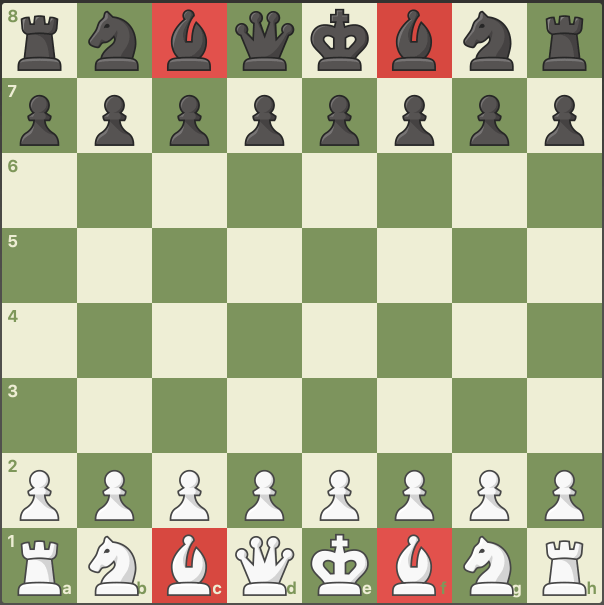
#> input picture Keypoints detections/chess.png, 1208 x 1210 px (shown at 1/2 size)
$ python Fast_detection.py
#> lines starting #> are read from the running program, lines starting #| are printed output that depends on the picture
import cv2 as cv
import numpy as np
import matplotlib.pyplot as plt

def rescaleFrame(frame, scale=0.75):
    height = int(frame.shape[0]*scale)
    width = int(frame.shape[1]*scale)
    dimension = (width, height)
    return cv.resize(frame, dimension, interpolation= cv.INTER_AREA)


img = cv.imread("chess.png")
#> img is the input picture: shape (1210, 1208, 3); mean B, G, R 145.8, 178.3, 175.3
img = rescaleFrame(img, scale=0.5)
#> in rescaleFrame, `return cv.resize(frame, dimension, interpolation= cv.INTER_AREA)`:
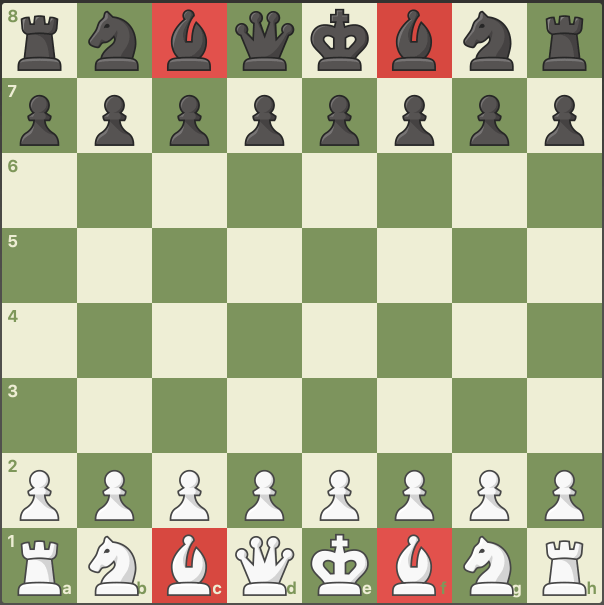
#> returned value: shape (605, 604, 3); mean of channels 0, 1, 2 145.8, 178.3, 175.3; drawn as B, G, R

gray = cv.imread("chess.png", 0)
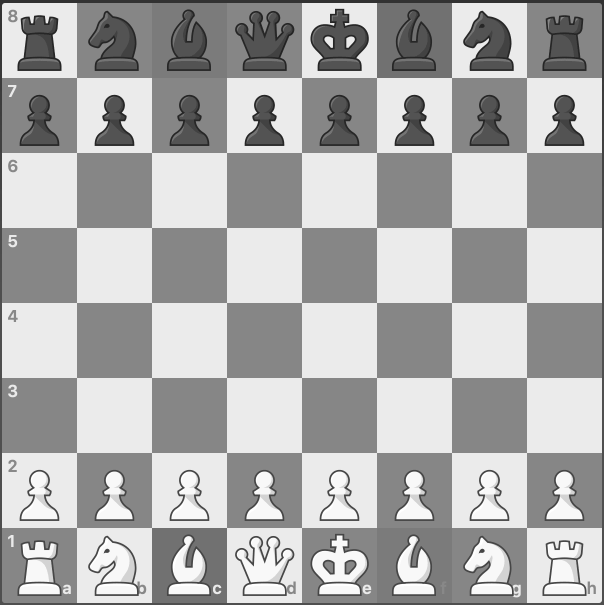
#> gray: shape (1210, 1208) (shown at 1/2 size); min 31, max 255, mean 173.2
gray = rescaleFrame(gray, scale=0.5)
#> call 2 of rescaleFrame, with scale = 0.5
#> in rescaleFrame (call 2), `return cv.resize(frame, dimension, interpolation= cv.INTER_AREA)`:
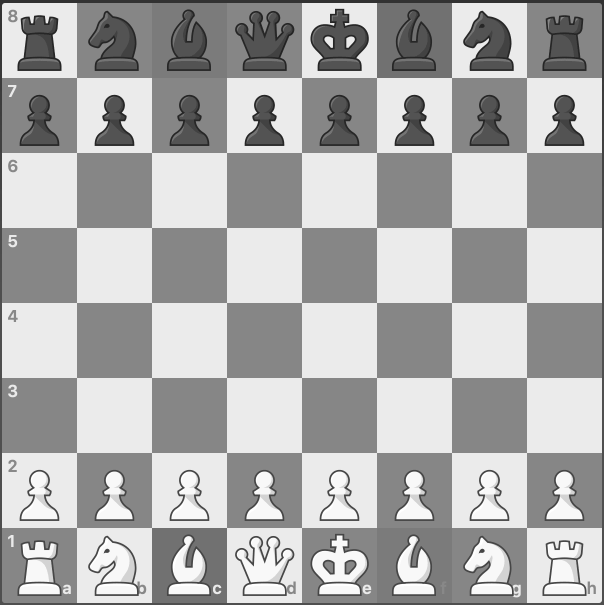
#> returned value: shape (605, 604); min 33, max 255, mean 173.2


# Initiate FAST object with default values
fast = cv.FastFeatureDetector_create(threshold = 10)

fast.setNonmaxSuppression(0)

# find and draw the keypoints
kp = fast.detect(gray,None)
#> kp = 8859 keypoints; strongest (x, y, size): (3, 3, 7), (4, 3, 7), (5, 3, 7), (74, 3, 7)
img2 = cv.drawKeypoints(gray, kp, None, color=(255,0,0))
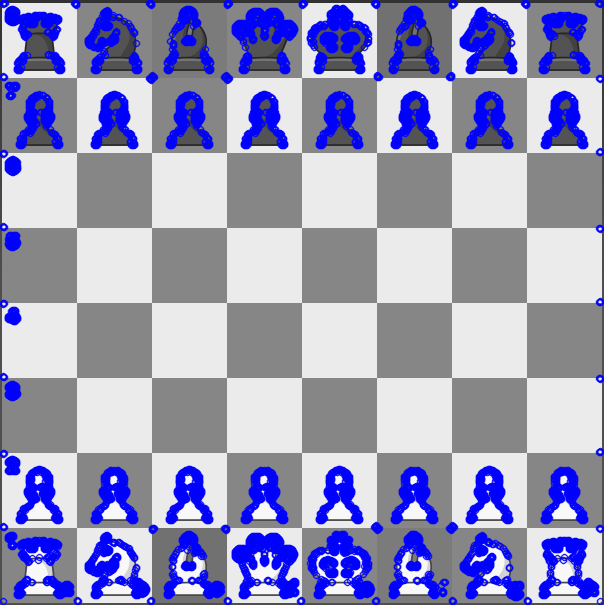
#> img2: shape (605, 604, 3); mean of channels 0, 1, 2 187.9, 151.3, 151.3; drawn as B, G, R


# Print all default params
print( "Threshold: {}".format(fast.getThreshold()) )
print( "nonmaxSuppression:{}".format(fast.getNonmaxSuppression()) )
print( "neighborhood: {}".format(fast.getType()) )
print( "Total Keypoints with nonmaxSuppression: {}".format(len(kp)) )
#| Total Keypoints with nonmaxSuppression: 8859


cv.imshow('dst',img2)
if cv.waitKey(0) & 0xff == 27:
#> (key Esc is pressed here)
    cv.destroyAllWindows()
